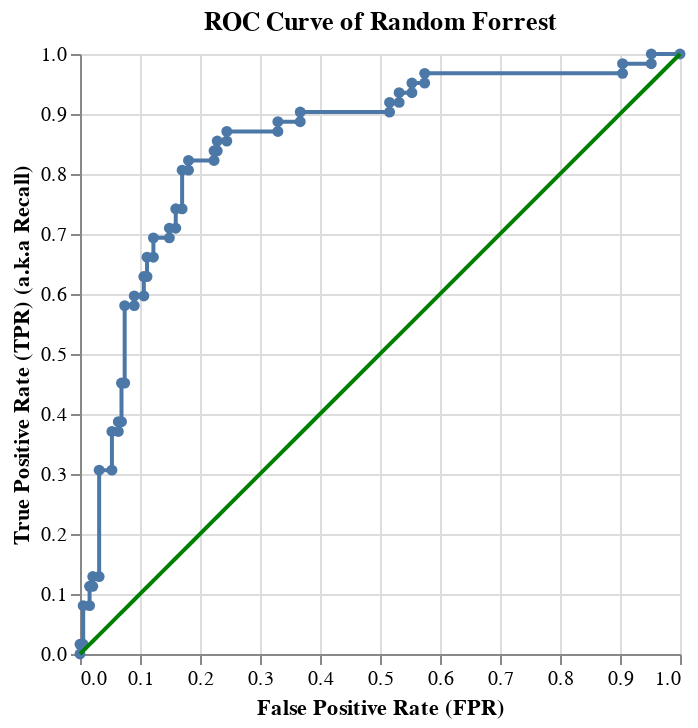

Write notebook code for a chart like this one.
### Code cell
classification_report, cmplot, roc_curve, roc_score = scores('Random Forrest', rs_rf, x_test, y_test )
roc_curve

### Figure 1 — Vega-Lite specification as saved in the notebook (floating-point values rounded to 4 significant figures)
{"config": {"view": {"continuousWidth": 400, "continuousHeight": 300}}, "layer": [{"mark": {"type": "line", "point": true}, "encoding": {"x": {"field": "fpr", "sort": null, "title": "False Positive Rate (FPR)", "type": "quantitative"}, "y": {"field": "tpr", "title": "True Positive Rate (TPR) (a.k.a Recall)", "type": "quantitative"}}, "title": "ROC Curve of Random Forrest", "width": 300}, {"mark": {"type": "line", "color": "green"}, "encoding": {"size": {"value": 2}, "x": {"field": "fpr", "type": "quantitative"}, "y": {"field": "fpr", "type": "quantitative"}}, "title": "ROC Curve of Random Forrest", "width": 300}], "data": {"name": "data-036cf6bcb6154ac1cbfa6f67001f1a49"}, "$schema": "https://vega.github.io/schema/vega-lite/v4.17.0.json", "datasets": {"data-036cf6bcb6154ac1cbfa6f67001f1a49": [{"fpr": 0.0, "tpr": 0.0}, {"fpr": 0.0, "tpr": 0.01613}, {"fpr": 0.005319, "tpr": 0.01613}, {"fpr": 0.005319, "tpr": 0.08065}, {"fpr": 0.01596, "tpr": 0.08065}, {"fpr": 0.01596, "tpr": 0.1129}, {"fpr": 0.02128, "tpr": 0.1129}, {"fpr": 0.02128, "tpr": 0.129}, {"fpr": 0.03191, "tpr": 0.129}, {"fpr": 0.03191, "tpr": 0.3065}, {"fpr": 0.05319, "tpr": 0.3065}, {"fpr": 0.05319, "tpr": 0.371}, {"fpr": 0.06383, "tpr": 0.371}, {"fpr": 0.06383, "tpr": 0.3871}, {"fpr": 0.06915, "tpr": 0.3871}, {"fpr": 0.06915, "tpr": 0.4516}, {"fpr": 0.07447, "tpr": 0.4516}, {"fpr": 0.07447, "tpr": 0.5806}, {"fpr": 0.09043, "tpr": 0.5806}, {"fpr": 0.09043, "tpr": 0.5968}, {"fpr": 0.1064, "tpr": 0.5968}, {"fpr": 0.1064, "tpr": 0.629}, {"fpr": 0.1117, "tpr": 0.629}, {"fpr": 0.1117, "tpr": 0.6613}, {"fpr": 0.1223, "tpr": 0.6613}, {"fpr": 0.1223, "tpr": 0.6935}, {"fpr": 0.1489, "tpr": 0.6935}, {"fpr": 0.1489, "tpr": 0.7097}, {"fpr": 0.1596, "tpr": 0.7097}, {"fpr": 0.1596, "tpr": 0.7419}, {"fpr": 0.1702, "tpr": 0.7419}, {"fpr": 0.1702, "tpr": 0.8065}, {"fpr": 0.1809, "tpr": 0.8065}, {"fpr": 0.1809, "tpr": 0.8226}, {"fpr": 0.2234, "tpr": 0.8226}, {"fpr": 0.2234, "tpr": 0.8387}, {"fpr": 0.2287, "tpr": 0.8387}, {"fpr": 0.2287, "tpr": 0.8548}, {"fpr": 0.2447, "tpr": 0.8548}, {"fpr": 0.2447, "tpr": 0.871}, {"fpr": 0.3298, "tpr": 0.871}, {"fpr": 0.3298, "tpr": 0.8871}, {"fpr": 0.367, "tpr": 0.8871}, {"fpr": 0.367, "tpr": 0.9032}, {"fpr": 0.516, "tpr": 0.9032}, {"fpr": 0.516, "tpr": 0.9194}, {"fpr": 0.5319, "tpr": 0.9194}, {"fpr": 0.5319, "tpr": 0.9355}, {"fpr": 0.5532, "tpr": 0.9355}, {"fpr": 0.5532, "tpr": 0.9516}, {"fpr": 0.5745, "tpr": 0.9516}, {"fpr": 0.5745, "tpr": 0.9677}, {"fpr": 0.9043, "tpr": 0.9677}, {"fpr": 0.9043, "tpr": 0.9839}, {"fpr": 0.9521, "tpr": 0.9839}, {"fpr": 0.9521, "tpr": 1.0}, {"fpr": 1.0, "tpr": 1.0}]}}
